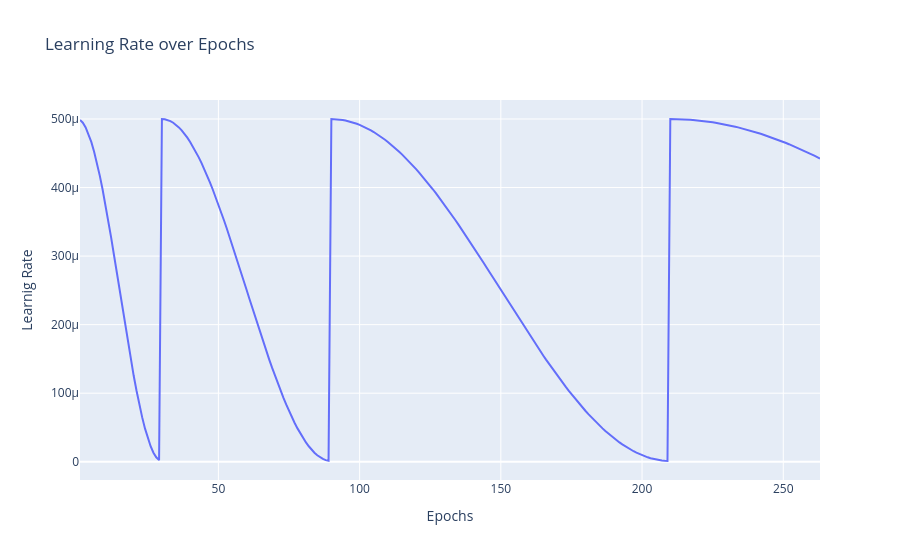

The notebook cell this image was saved under:
### Code cell
lr = logs["lr"]

fig = go.Figure()

fig.add_trace(go.Scatter(x=epochs, y=lr, mode="lines", name="Train Loss"))

fig.update_layout(
    title="Learning Rate over Epochs",
    xaxis_title="Epochs",
    yaxis_title="Learnig Rate",
    hovermode="x unified",
)

fig.show()

### Figure 1 — Plotly figure (JSON) as saved in the notebook; plotly's stock layout.template omitted (floating-point values rounded to 4 significant figures; data arrays with more than 128 entries replaced by an {"elided": "..."} marker saying what was removed)
{"data": [{"mode": "lines", "name": "Train Loss", "type": "scatter", "x": {"elided": "263 int values"}, "y": {"elided": "263 float values"}}], "layout": {"hovermode": "x unified", "title": {"text": "Learning Rate over Epochs"}, "xaxis": {"title": {"text": "Epochs"}}, "yaxis": {"title": {"text": "Learnig Rate"}}}}
